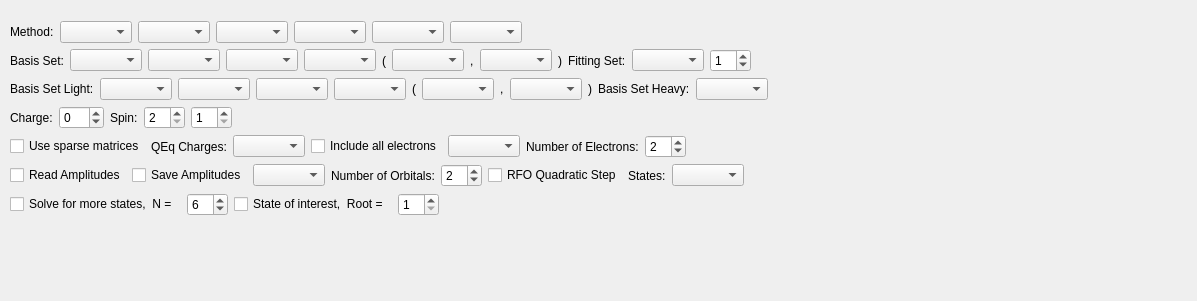
          <widget class="QWidget" name="uiMethodTab">
           <attribute name="title">
            <string>Method</string>
           </attribute>
           <widget class="QWidget" name="layoutWidget">
            <property name="geometry">
             <rect>
              <x>10</x>
              <y>21</y>
              <width>1178</width>
              <height>271</height>
             </rect>
            </property>
            <layout class="QVBoxLayout" name="verticalLayout_4">
             <item>
              <layout class="QHBoxLayout" name="horizontalLayout">
               <item>
                <widget class="QLabel" name="label_12">
                 <property name="text">
                  <string>Method:</string>
                 </property>
                </widget>
               </item>
               <item>
                <widget class="QComboBox" name="uiStateComboBox">
                 <property name="minimumSize">
                  <size>
                   <width>0</width>
                   <height>0</height>
                  </size>
                 </property>
                </widget>
               </item>
               <item>
                <widget class="QComboBox" name="uiMethodComboBox">
                 <property name="minimumSize">
                  <size>
                   <width>0</width>
                   <height>0</height>
                  </size>
                 </property>
                </widget>
               </item>
               <item>
                <widget class="QComboBox" name="uiShellTypeComboBox"/>
               </item>
               <item>
                <widget class="QComboBox" name="uiDftFunctionalComboBox">
                 <property name="minimumSize">
                  <size>
                   <width>0</width>
                   <height>0</height>
                  </size>
                 </property>
                </widget>
               </item>
               <item>
                <widget class="QComboBox" name="uiSemiFunctionalComboBox">
                 <property name="minimumSize">
                  <size>
                   <width>0</width>
                   <height>0</height>
                  </size>
                 </property>
                </widget>
               </item>
               <item>
                <widget class="QComboBox" name="uiMechanicsComboBox"/>
               </item>
               <item>
                <spacer name="horizontalSpacer">
                 <property name="orientation">
                  <enum>Qt::Horizontal</enum>
                 </property>
                 <property name="sizeHint" stdset="0">
                  <size>
                   <width>40</width>
                   <height>20</height>
                  </size>
                 </property>
                </spacer>
               </item>
              </layout>
             </item>
             <item>
              <layout class="QHBoxLayout" name="horizontalLayout_2">
               <item>
                <widget class="QLabel" name="uiBasisLabel">
                 <property name="text">
                  <string>Basis Set:</string>
                 </property>
                </widget>
               </item>
               <item>
                <widget class="QComboBox" name="uiAugmentedComboBox"/>
               </item>
               <item>
                <widget class="QComboBox" name="uiBasisComboBox"/>
               </item>
               <item>
                <widget class="QComboBox" name="uiDiffuseComboBox"/>
               </item>
               <item>
                <widget class="QComboBox" name="uiAsteriskComboBox"/>
               </item>
               <item>
                <widget class="QLabel" name="uiParentheses1">
                 <property name="text">
                  <string>(</string>
                 </property>
                </widget>
               </item>
               <item>
                <widget class="QComboBox" name="uiPolarizedComboBox"/>
               </item>
               <item>
                <widget class="QLabel" name="uiComma1">
                 <property name="text">
                  <string>,</string>
                 </property>
                </widget>
               </item>
               <item>
                <widget class="QComboBox" name="uiSecondPolarizedComboBox"/>
               </item>
               <item>
                <widget class="QLabel" name="uiParentheses2">
                 <property name="text">
                  <string>)</string>
                 </property>
                </widget>
               </item>
               <item>
                <widget class="QLabel" name="uiFittingSetLabel">
                 <property name="text">
                  <string>Fitting Set:</string>
                 </property>
                </widget>
               </item>
               <item>
                <widget class="QComboBox" name="uiFittingSetComboBox"/>
               </item>
               <item>
                <widget class="QSpinBox" name="uiAutoValueSpinBox">
                 <property name="value">
                  <number>1</number>
                 </property>
                </widget>
               </item>
               <item>
                <spacer name="horizontalSpacer_2">
                 <property name="orientation">
                  <enum>Qt::Horizontal</enum>
                 </property>
                 <property name="sizeHint" stdset="0">
                  <size>
                   <width>40</width>
                   <height>20</height>
                  </size>
                 </property>
                </spacer>
               </item>
              </layout>
             </item>
             <item>
              <layout class="QHBoxLayout" name="horizontalLayout_3">
               <item>
                <widget class="QLabel" name="uiBasis2Label">
                 <property name="text">
                  <string>Basis Set Light:</string>
                 </property>
                </widget>
               </item>
               <item>
                <widget class="QComboBox" name="uiAugmented2ComboBox"/>
               </item>
               <item>
                <widget class="QComboBox" name="uiBasis2ComboBox"/>
               </item>
               <item>
                <widget class="QComboBox" name="uiDiffuse2ComboBox"/>
               </item>
               <item>
                <widget class="QComboBox" name="uiAsterisk2ComboBox"/>
               </item>
               <item>
                <widget class="QLabel" name="uiParentheses3">
                 <property name="text">
                  <string>(</string>
                 </property>
                </widget>
               </item>
               <item>
                <widget class="QComboBox" name="uiPolarized2ComboBox"/>
               </item>
               <item>
                <widget class="QLabel" name="uiComma2">
                 <property name="text">
                  <string>,</string>
                 </property>
                </widget>
               </item>
               <item>
                <widget class="QComboBox" name="uiSecondPolarized2ComboBox"/>
               </item>
               <item>
                <widget class="QLabel" name="uiParentheses4">
                 <property name="text">
                  <string>)</string>
                 </property>
                </widget>
               </item>
               <item>
                <widget class="QLabel" name="uiBasis3Label">
                 <property name="text">
                  <string>Basis Set Heavy:</string>
                 </property>
                </widget>
               </item>
               <item>
                <widget class="QComboBox" name="uiBasis3ComboBox"/>
               </item>
               <item>
                <spacer name="horizontalSpacer_3">
                 <property name="orientation">
                  <enum>Qt::Horizontal</enum>
                 </property>
                 <property name="sizeHint" stdset="0">
                  <size>
                   <width>40</width>
                   <height>20</height>
                  </size>
                 </property>
                </spacer>
               </item>
              </layout>
             </item>
             <item>
              <layout class="QHBoxLayout" name="horizontalLayout_4">
               <item>
                <widget class="QLabel" name="label_14">
                 <property name="text">
                  <string>Charge:</string>
                 </property>
                </widget>
               </item>
               <item>
                <widget class="QSpinBox" name="uiChargeSpinBox">
                 <property name="minimum">
                  <number>-99</number>
                 </property>
                </widget>
               </item>
               <item>
                <widget class="QLabel" name="label_15">
                 <property name="text">
                  <string>Spin:</string>
                 </property>
                </widget>
               </item>
               <item>
                <widget class="QSpinBox" name="uiEvenSpinSpinBox">
                 <property name="minimum">
                  <number>2</number>
                 </property>
                 <property name="maximum">
                  <number>20</number>
                 </property>
                 <property name="singleStep">
                  <number>2</number>
                 </property>
                 <property name="value">
                  <number>2</number>
                 </property>
                </widget>
               </item>
               <item>
                <widget class="QSpinBox" name="uiOddSpinSpinBox">
                 <property name="minimum">
                  <number>1</number>
                 </property>
                 <property name="maximum">
                  <number>19</number>
                 </property>
                 <property name="singleStep">
                  <number>2</number>
                 </property>
                </widget>
               </item>
               <item>
                <spacer name="horizontalSpacer_4">
                 <property name="orientation">
                  <enum>Qt::Horizontal</enum>
                 </property>
                 <property name="sizeHint" stdset="0">
                  <size>
                   <width>40</width>
                   <height>20</height>
                  </size>
                 </property>
                </spacer>
               </item>
              </layout>
             </item>
             <item>
              <layout class="QHBoxLayout" name="horizontalLayout_5">
               <item>
                <widget class="QCheckBox" name="uiSparseCheckBox">
                 <property name="maximumSize">
                  <size>
                   <width>160</width>
                   <height>16777215</height>
                  </size>
                 </property>
                 <property name="text">
                  <string>Use sparse matrices</string>
                 </property>
                </widget>
               </item>
               <item>
                <widget class="QLabel" name="uiQeqChargesLabel">
                 <property name="maximumSize">
                  <size>
                   <width>100</width>
                   <height>16777215</height>
                  </size>
                 </property>
                 <property name="text">
                  <string>QEq Charges:</string>
                 </property>
                </widget>
               </item>
               <item>
                <widget class="QComboBox" name="uiQeqChargesComboBox">
                 <property name="maximumSize">
                  <size>
                   <width>150</width>
                   <height>16777215</height>
                  </size>
                 </property>
                </widget>
               </item>
               <item>
                <widget class="QCheckBox" name="uiIncludeAllElectronsCheckBox">
                 <property name="text">
                  <string>Include all electrons</string>
                 </property>
                </widget>
               </item>
               <item>
                <widget class="QComboBox" name="uiIncludeExcludeComboBox"/>
               </item>
               <item>
                <widget class="QLabel" name="uiNumElectLabel">
                 <property name="text">
                  <string>Number of Electrons:</string>
                 </property>
                </widget>
               </item>
               <item>
                <widget class="QSpinBox" name="uiNumElectSpinBox">
                 <property name="value">
                  <number>2</number>
                 </property>
                </widget>
               </item>
               <item>
                <spacer name="horizontalSpacer_5">
                 <property name="orientation">
                  <enum>Qt::Horizontal</enum>
                 </property>
                 <property name="sizeHint" stdset="0">
                  <size>
                   <width>40</width>
                   <height>20</height>
                  </size>
                 </property>
                </spacer>
               </item>
              </layout>
             </item>
             <item>
              <layout class="QHBoxLayout" name="horizontalLayout_6">
               <item>
                <widget class="QCheckBox" name="uiReadAmpCheckBox">
                 <property name="maximumSize">
                  <size>
                   <width>150</width>
                   <height>16777215</height>
                  </size>
                 </property>
                 <property name="text">
                  <string>Read Amplitudes</string>
                 </property>
                </widget>
               </item>
               <item>
                <widget class="QCheckBox" name="uiSaveAmpCheckBox">
                 <property name="maximumSize">
                  <size>
                   <width>150</width>
                   <height>16777215</height>
                  </size>
                 </property>
                 <property name="text">
                  <string>Save Amplitudes</string>
                 </property>
                </widget>
               </item>
               <item>
                <widget class="QComboBox" name="uiIncludeExclude2ComboBox"/>
               </item>
               <item>
                <widget class="QLabel" name="uiNumOrbLabel">
                 <property name="text">
                  <string>Number of Orbitals:</string>
                 </property>
                </widget>
               </item>
               <item>
                <widget class="QSpinBox" name="uiNumOrbSpinBox">
                 <property name="value">
                  <number>2</number>
                 </property>
                </widget>
               </item>
               <item>
                <widget class="QCheckBox" name="uiRFOCheckBox">
                 <property name="text">
                  <string>RFO Quadratic Step</string>
                 </property>
                </widget>
               </item>
               <item>
                <widget class="QLabel" name="uiStatesLabel">
                 <property name="text">
                  <string>States:</string>
                 </property>
                </widget>
               </item>
               <item>
                <widget class="QComboBox" name="uiStatesComboBox"/>
               </item>
               <item>
                <spacer name="horizontalSpacer_6">
                 <property name="orientation">
                  <enum>Qt::Horizontal</enum>
                 </property>
                 <property name="sizeHint" stdset="0">
                  <size>
                   <width>40</width>
                   <height>20</height>
                  </size>
                 </property>
                </spacer>
               </item>
              </layout>
             </item>
             <item>
              <layout class="QHBoxLayout" name="horizontalLayout_7">
               <item>
                <widget class="QCheckBox" name="uiMoreStatesCheckBox">
                 <property name="text">
                  <string>Solve for more states,  N = </string>
                 </property>
                </widget>
               </item>
               <item>
                <widget class="QSpinBox" name="uiMoreStatesSpinBox">
                 <property name="minimum">
                  <number>1</number>
                 </property>
                 <property name="value">
                  <number>6</number>
                 </property>
                </widget>
               </item>
               <item>
                <widget class="QCheckBox" name="uiStateOfInterestCheckBox">
                 <property name="text">
                  <string>State of interest,  Root = </string>
                 </property>
                </widget>
               </item>
               <item>
                <widget class="QSpinBox" name="uiStateOfInterestSpinBox">
                 <property name="minimum">
                  <number>1</number>
                 </property>
                </widget>
               </item>
               <item>
                <spacer name="horizontalSpacer_7">
                 <property name="orientation">
                  <enum>Qt::Horizontal</enum>
                 </property>
                 <property name="sizeHint" stdset="0">
                  <size>
                   <width>40</width>
                   <height>20</height>
                  </size>
                 </property>
                </spacer>
               </item>
              </layout>
             </item>
             <item>
              <spacer name="verticalSpacer_2">
               <property name="orientation">
                <enum>Qt::Vertical</enum>
               </property>
               <property name="sizeHint" stdset="0">
                <size>
                 <width>20</width>
                 <height>40</height>
                </size>
               </property>
              </spacer>
             </item>
            </layout>
           </widget>
          </widget>
